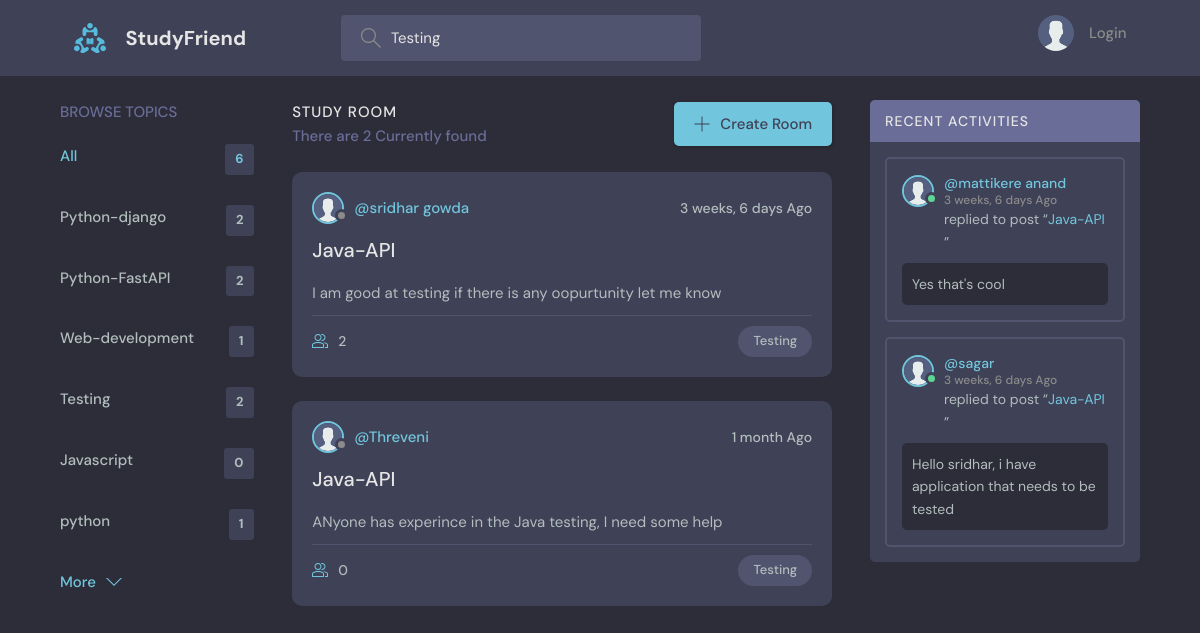
The page /?q=Testing on the database as committed earlier.
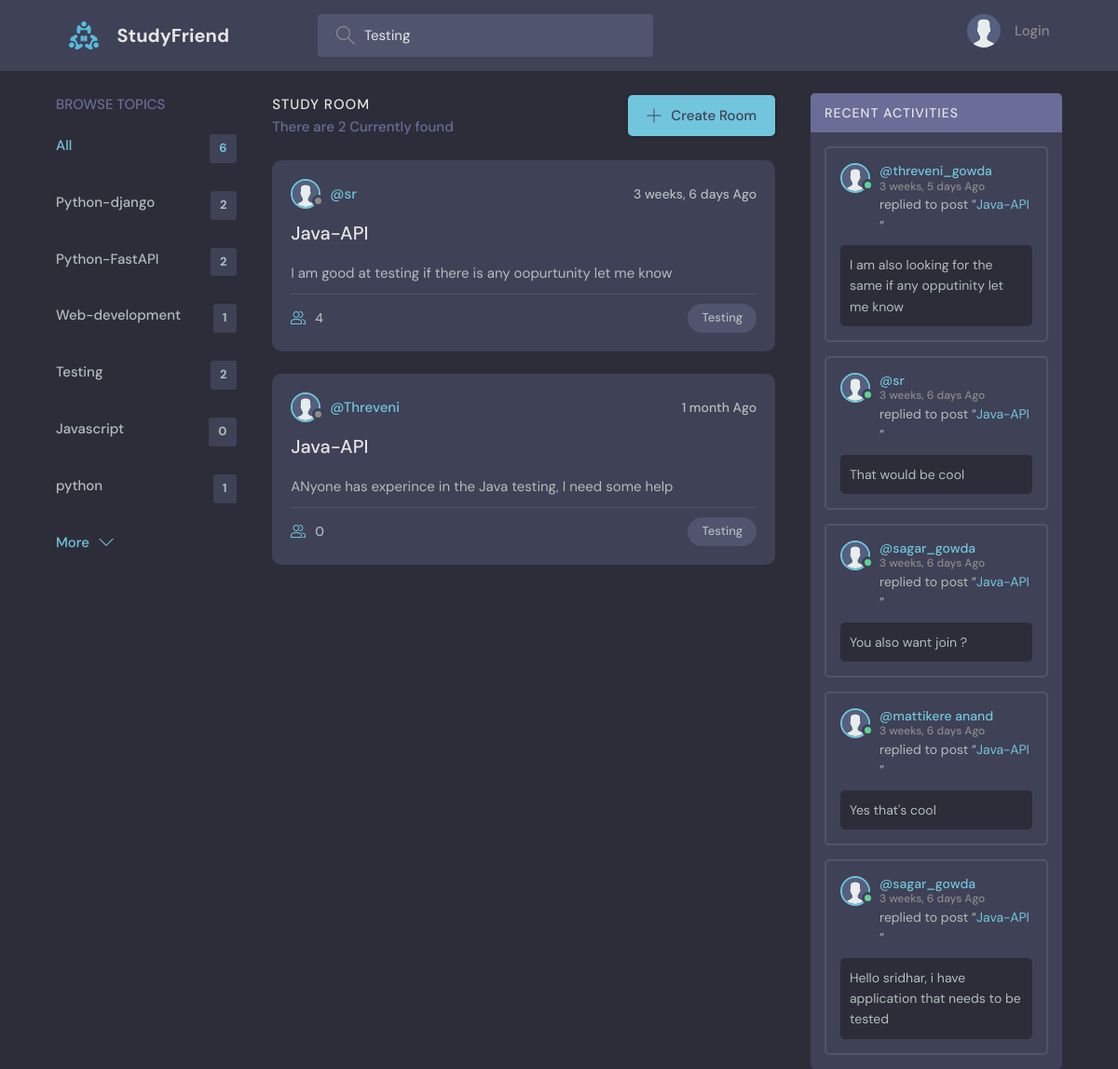
The same page on the database as committed later.
### basepage/models.py (models this page shows, shortened)
class Topic(models.Model):
    name=models.CharField(max_length=200)
    def __str__(self):
        return self.name

class Room(models.Model):
    host=models.ForeignKey(User, on_delete=models.SET_NULL,null=True)
    topic=models.ForeignKey(Topic, on_delete=models.SET_NULL,null=True)
    name=models.CharField(max_length=200)
    description=models.TextField(null=True,blank=True)
    participants=models.ManyToManyField(User,related_name='participants',blank=True)
    updated=models.DateTimeField(auto_now=True)
    created=models.DateField(auto_now_add=True)
    class Meta:
        ordering=['-updated','-created']
    def __str__(self):
        return self.name

class Messages(models.Model):
    user=models.ForeignKey(User,on_delete=models.CASCADE)
    room=models.ForeignKey(Room,on_delete=models.CASCADE)
    body=models.TextField()
    updated=models.DateTimeField(auto_now=True)
    created=models.DateField(auto_now_add=True)

### basepage/views.py (the view)
# urls.py: path('', Home,name="Home"),
def Home(request):
    q=request.GET.get('q')
    if request.GET.get('q')!=None:
        obj=Room.objects.filter(Q(topic__name__contains=q)|Q(name__contains=q)|Q(description__contains=q))
        All_messages=Messages.objects.filter(Q(room__topic__name__icontains=q)).order_by('-updated')
    else:
        obj=Room.objects.all()
        All_messages=Messages.objects.all().order_by('-updated')
    Room_count=obj.count()
    topics=Topic.objects.all()
    context={'objects':obj,'topics':topics,'Room_count':Room_count,'Actvities_messages':All_messages}
    return  render(request,"basepage/Home.html",context)

### basepage/templates/basepage/Home.html (shortened to what this page needs)
{% extends 'main.html' %}
{% block content %}
    <main class="layout layout--3">
      <div class="container">
        {% include 'basepage/topics_feed.html' %}
        <div class="roomList">
          <div class="roomList__header">
            <div>
              <h2>Study Room</h2>
              <p>There are {{Room_count}} Currently found </p>
            </div>
            <a class="btn btn--main" href="{% url 'createroom' %}">
              <svg version="1.1" xmlns="http://www.w3.org/2000/svg" width="32" height="32" viewBox="0 0 32 32">
                <title>add</title>
                <path
                  d="M16.943 0.943h-1.885v14.115h-14.115v1.885h14.115v14.115h1.885v-14.115h14.115v-1.885h-14.115v-14.115z"
                ></path>
              </svg>
              Create Room
            </a>
          </div>
          {% include 'basepage/room_feed.html' %}
        </div>
         {% include 'basepage/activties_feed.html' %}
    </main>
    {% endblock %}

### templates/main.html (shortened to what this page needs)
{% load static %}
<!DOCTYPE html>
<html lang="en">
  <head>
    <link rel="stylesheet" href="{% static 'styles/style.css' %}" />
  </head>
  <body>
        {% include 'navbar.html' %}
        {% block content %}
        {%  endblock %}
    </body>
</html>

### templates/navbar.html (shortened to what this page needs)
{% load static %}
<header class="header header--loggedIn">
    <div class="container">
      <a href="{% url 'Home' %}" class="header__logo">
        <img src="{% static 'images/logo.svg' %}" />
        <h1>StudyFriend</h1>
      </a>
      <form class="header__search" method="GET" action="{% url 'Home' %}">
        <label>
          <input placeholder="Search for rooms..." / name="q" value="{{ request.GET.q }}">
        </label>
      </form>
      <nav class="header__menu">
        {% if request.user.is_authenticated%}
        <div class="header__user">
          <a href="{% url 'profile' request.user.id %}">
            <div class="avatar avatar--medium active">
              <img src="{% static 'images/avatar.svg' %}" />
            </div>
            <p>{{request.user.username}} <span>@{{request.user}}</span></p>
          </a>
          <button class="dropdown-button">
            <svg version="1.1" xmlns="http://www.w3.org/2000/svg" width="32" height="32" viewBox="0 0 32 32">
              <title>chevron-down</title>
              <path d="M16 21l-13-13h-3l16 16 16-16h-3l-13 13z"></path>
            </svg>
          </button>
        </div>
        {% else %}
         <a href="{% url 'user_login' %}">
          <img src="./assets/avatar.svg" />
          <p>Login</p>
        </a>
        {% endif %}
      </nav>
    </div>
  </header>

### basepage/templates/basepage/topics_feed.html
<div class="topics">
    <div class="topics__header">
      <h2>Browse Topics</h2>
    </div>
    <ul class="topics__list">
      <li>
        <a href="{% url 'Home' %}" class="active">All <span>{{topics.count}}</span></a>
      </li>
      {% for topic in topics %}
      <li>
        <a href="{% url 'Home' %}?q={{topic.name}}">{{topic.name}} <span>{{topic.room_set.all.count}}</span></a>
      </li>
      {% endfor %}
    </ul>
    <a class="btn btn--link" href="topics.html">
      More
      <svg version="1.1" xmlns="http://www.w3.org/2000/svg" width="32" height="32" viewBox="0 0 32 32">
        <title>chevron-down</title>
        <path d="M16 21l-13-13h-3l16 16 16-16h-3l-13 13z"></path>
      </svg>
    </a>
</div>

### basepage/templates/basepage/room_feed.html (shortened to what this page needs)
{% load static %}
<!DOCTYPE html>
<html lang="en">
<head>
</head>
<body>
    {% for object in objects %}
    <div class="roomListRoom">
        <div class="roomListRoom__header">
          <a href="{% url 'profile' object.host.id %}" class="roomListRoom__author">
            <div class="avatar avatar--small">
              <img src="{% static 'images/avatar.svg' %}" />
            </div>
            <span>@{{object.host.username}}</span>
          </a>
          <div class="roomListRoom__actions">
            <span>{{object.updated|timesince}} Ago</span>
          </div>
        </div>
        <div class="roomListRoom__content">
          <a href="details/{{object.id}}">{{object.name}}</a>
          <p>{{object.description}}
          </p>
        </div>
        <div class="roomListRoom__meta">
          <a href="room.html" class="roomListRoom__joined">
            {{object.participants.all.count}}
          </a>
          <p class="roomListRoom__topic">{{object.topic}}</p>
        </div>
      </div>
      {% endfor %}
</body>
</html>

### basepage/templates/basepage/activties_feed.html (shortened to what this page needs)
  {% load static %}
    <div class="activities">
        <div class="activities__header">
          <h2>Recent Activities</h2>
        </div>
        {% for Actvities_message in Actvities_messages %}
        <div class="activities__box">
          <div class="activities__boxHeader roomListRoom__header">
            <a href="{% url 'profile' Actvities_message.user.id %}" class="roomListRoom__author">
              <div class="avatar avatar--small active">
                <img src="{% static 'images/avatar.svg' %}" />
              </div>
              <p>
                @{{Actvities_message.user}}
                <span>{{Actvities_message.updated|timesince}} Ago</span>
              </p>
            </a>
          </div>
          <div class="activities__boxContent">
            <p>replied to post “<a href="{% url 'chatroom' Actvities_message.room.id %}">{{Actvities_message.room}}</a>”</p>
            <div class="activities__boxRoomContent">
                <p>{{Actvities_message.body}}</p>
            </div>
          </div>
        </div>
        {% endfor %}
      </div>
    </div>

Rows that differ between the two databases and show on the page:
changed through a linked row, Room "I am good at testing if there is any oopurtunity let me know": host.username "sridhar gowda" → "sr"; participants.all.count "2" → "4"
added Messages: user "threveni_gowda", updated "3 weeks, 5 days", room "Java-API", body "I am also looking for the same if any opputinity let me know"
added Messages: user "sr", updated "3 weeks, 6 days", room "Java-API", body "That would be cool"
added Messages: user "sagar_gowda", updated "3 weeks, 6 days", room "Java-API", body "You also want join ?"
changed through a linked row, Messages "Hello sridhar, i have application that needs to be tested": user "sagar" → "sagar_gowda"
